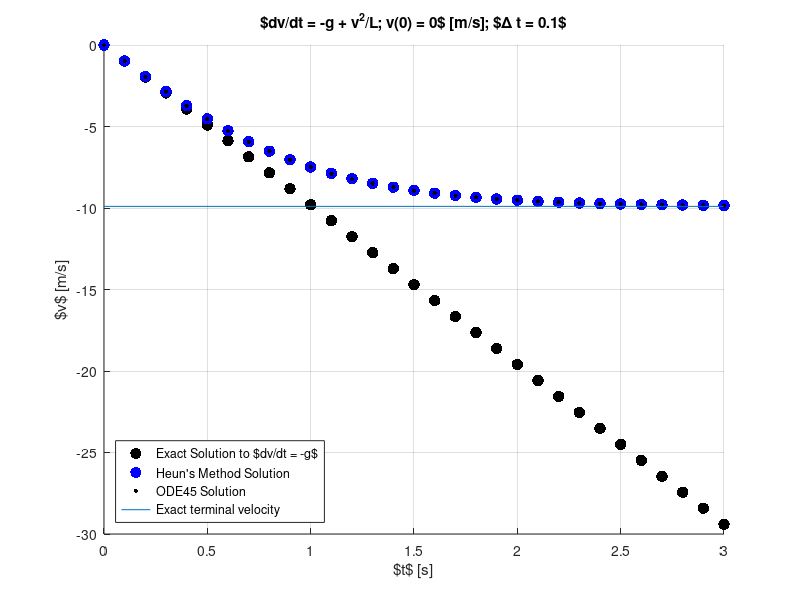

Reproduce this figure in MATLAB. (Note: this script raises an error after producing the figure.)
% Heun's method solution of
% dv/dt = -g + v^2/L
% with
% v(1) = 0 m/2, g = 9.8 m/s^2, and L = 10 m.

% Exact solution for L -> Inf
% v(t) = -g*t

% http://people.uncw.edu/hermanr/mat361/ODEBook/ODE1.pdf

clear;
addpath([pwd(),filesep(),'..',filesep(),'m']);

g    = 9.8;
L    = 10.0;
v(1) = 0;
Dta  = 0.1./10.^[0:4];

for j = 1:length(Dta)
        
    Dt   = Dta(j);

    fprintf('Computing for Dt = %.0e\n',Dt);

    t    = [0:Dt:3];
    
    tic();
    for i = 1:length(t)-1
        % ve(i+1) is Forward Euler estimate of velocity
        veu(i+1) = v(i) - g*Dt + (Dt/L)*v(i)*v(i);
        v(i+1)   = v(i) - g*Dt + (Dt/L)*(veu(i+1)^2 + v(i)^2)/2.0;
    end
    ct(j) = toc();
    
    vlast(j) = v(end);

	f = @(t,v) (v(1)*v(1)/L-g);

    tic();
    [t45,v45] = ode45(f,t,0);
    ct45(j) = toc();
    
    v45last(j) = v45(end);
    
    if (j == 1)
        vex = -g*t;

        figure(1);clf;grid on;hold on;
            plot(t,vex,'k.','MarkerSize',25);
            plot(t,v,'b.','MarkerSize',25);
            plot(t45,v45,'k.','MarkerSize',10);
            plot([0,3],[-sqrt(98),-sqrt(98)],'-');
            xlabel('$t$ [s]');
            ylabel('$v$ [m/s]');
            title('$dv/dt = -g + v^2/L; v(0) = 0$ [m/s]; $\Delta t = 0.1$')
            legend('Exact Solution to $dv/dt = -g$',...
                   'Heun''s Method Solution',...
                   'ODE45 Solution',...
                   'Exact terminal velocity',...
                   'Location','SouthWest');
            saveplots('HeunI');
    end
end

E = abs( (vlast - vlast(end))/vlast(end) );
E45 = abs( (v45last - v45last(end))/v45last(end) );

figure(2);clf
    loglog(Dta,E,'k.','MarkerSize',30);
    grid on;hold on;
    loglog(Dta,E45,'b.','MarkerSize',30);
    xlabel('$\Delta t$ [s]');
    ylabel('Error');
    title('Error = $|y(end)-y(end;\Delta t = 10^{-4})|/|y(end;\Delta t = 10^{-4})|$');
    legend('Heun','ODE45','Location','NorthWest');
    saveplots('HeunIError');

figure(3);clf
    loglog(Dta,ct,'k.','MarkerSize',30);
    grid on;hold on;
    loglog(Dta,ct45,'b.','MarkerSize',30);
    xlabel('$\Delta t$ [s]');
    ylabel('Evaluation Time [s]');
    legend('Heun','ODE45','Location','NorthWest');
    saveplots('HeunITime');
    
